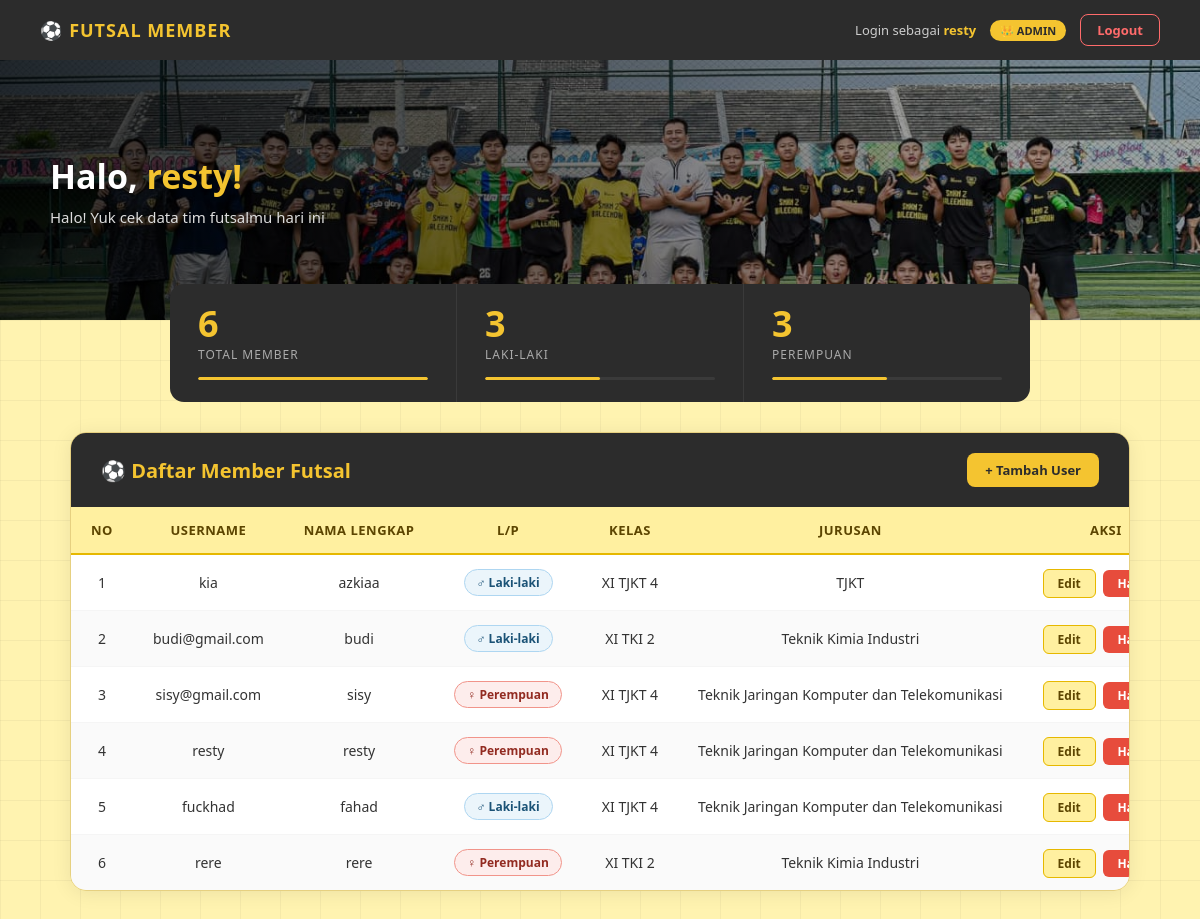
/index.php (signed in), run on the app's committed database.
### tables this page shows
CREATE TABLE `users` (
  `id` int(11) NOT NULL,
  `username_email` varchar(100) NOT NULL,
  `password` varchar(255) NOT NULL,
  `Nama` varchar(100) NOT NULL,
  `jenis_kelamin` varchar(20) NOT NULL,
  `kelas` varchar(20) NOT NULL,
  `jurusan` varchar(100) NOT NULL,
  `level` varchar(20) NOT NULL
);

### index.php (the view, shortened to what this page needs)
<?php
include 'koneksi.php';
$result = mysqli_query($koneksi, "SELECT * FROM users");
$total = mysqli_num_rows($result);
$result_laki = mysqli_query($koneksi, "SELECT * FROM users WHERE jenis_kelamin='Laki-laki'");
$total_laki = mysqli_num_rows($result_laki);
$result_perempuan = mysqli_query($koneksi, "SELECT * FROM users WHERE jenis_kelamin='Perempuan'");
$total_perempuan = mysqli_num_rows($result_perempuan);
?>
<!DOCTYPE html>
<html>
<head>
</head>
<body>
<div class="topnav">
    <div class="topnav-brand">⚽ FUTSAL MEMBER</div>
    <div class="topnav-right">
        <div class="nav-user">Login sebagai <strong><?= $_SESSION['username']; ?></strong></div>
        <?php if($_SESSION['level'] == 'admin'): ?>
            <span class="nav-badge">👑 ADMIN</span>
        <?php endif; ?>
        <a href="logout.php" class="nav-logout" onclick="return confirm('Yakin mau keluar?')">Logout</a>
    </div>
</div>
<div class="hero">
    <img src="futsal_2.jpg" alt="Futsal Banner">
    <div class="hero-overlay"></div>
    <div class="hero-text">
        <h1>Halo, <span><?= $_SESSION['username']; ?>!</span></h1>
        <p>Halo! Yuk cek data tim futsalmu hari ini</p>
    </div>
</div>
<div class="stats-wrap">
    <div class="stat-card">
        <div class="num"><?= $total; ?></div>
        <div class="lbl">Total Member</div>
        <div class="bar"><div class="bar-fill" style="width:100%"></div></div>
    </div>
    <div class="stat-card">
        <div class="num"><?= $total_laki; ?></div>
        <div class="lbl">Laki-laki</div>
        <div class="bar"><div class="bar-fill" style="width:<?= $total > 0 ? round($total_laki/$total*100) : 0 ?>%"></div></div>
    </div>
    <div class="stat-card">
        <div class="num"><?= $total_perempuan; ?></div>
        <div class="lbl">Perempuan</div>
        <div class="bar"><div class="bar-fill" style="width:<?= $total > 0 ? round($total_perempuan/$total*100) : 0 ?>%"></div></div>
    </div>
</div>
<div class="main">
    <div class="card">
        <div class="card-header">
            <h2>⚽ Daftar Member Futsal</h2>
            <?php if($_SESSION['level'] == "admin") : ?>
                <a href="register.php" class="btn-tambah">+ Tambah User</a>
            <?php endif; ?>
        </div>
        <table>
            <thead>
                <tr>
                    <th>No</th>
                    <th>Username</th>
                    <th>Nama Lengkap</th>
                    <th>L/P</th>
                    <th>Kelas</th>
                    <th>Jurusan</th>
                    <?php if($_SESSION['level'] == "admin") : ?>
                    <th>Aksi</th>
                    <?php endif; ?>
                </tr>
            </thead>
            <tbody>
            <?php
            $no = 1;
            while($row = mysqli_fetch_assoc($result)) { ?>
            <tr>
                <td><?= $no++; ?></td>
                <td><?= $row['username_email']; ?></td>
                <td><?= $row['Nama']; ?></td>
                <td>
                    <?php if($row['jenis_kelamin'] == 'Laki-laki'): ?>
                        <span class="badge-laki">♂ Laki-laki</span>
                    <?php else: ?>
                        <span class="badge-perempuan">♀ Perempuan</span>
                    <?php endif; ?>
                </td>
                <td><?= $row['kelas']; ?></td>
                <td><?= $row['jurusan']; ?></td>
                <?php if($_SESSION['level'] == "admin") : ?>
                <td>
                    <a href="edit.php?id=<?= $row['id']; ?>" class="btn-edit">Edit</a>
                    <a href="hapus.php?id=<?= $row['id']; ?>" class="btn-hapus" onclick="return confirm('Yakin hapus?')">Hapus</a>
                </td>
                <?php endif; ?>
            </tr>
            <?php } ?>
            </tbody>
        </table>
    </div>
</div>
</body>
</html>

### index.php (style rules this page uses)
* { box-sizing: border-box; margin: 0; padding: 0; }
body { background-color: #FFF3B0; background-image: linear-gradient(rgba(0,0,0,0.04) 1px, transparent 1px), linear-gradient(90deg, rgba(0,0,0,0.04) 1px, transparent 1px); background-size: 40px 40px; font-family: 'Segoe UI', sans-serif; min-height: 100vh; }
.topnav { background: #2C2C2C; padding: 14px 40px; display: flex; align-items: center; justify-content: space-between; }
.topnav-brand { color: #F4C430; font-size: 18px; font-weight: 800; letter-spacing: 1px; }
.topnav-right { display: flex; align-items: center; gap: 14px; }
.nav-user { color: #ccc; font-size: 13px; }
.nav-user strong { color: #F4C430; }
.nav-badge { background: #F4C430; color: #2C2C2C; font-size: 11px; font-weight: 800; padding: 3px 10px; border-radius: 20px; }
.nav-logout { background: transparent; color: #ff6b6b; border: 1px solid #ff6b6b; padding: 6px 16px; border-radius: 8px; font-size: 13px; font-weight: 600; text-decoration: none; }
.hero { position: relative; height: 260px; overflow: hidden; }
.hero img { width: 100%; height: 100%; object-fit: cover; display: block; }
.hero-overlay { position: absolute; inset: 0; background: linear-gradient(90deg, rgba(0,0,0,0.78) 0%, rgba(0,0,0,0.25) 100%); }
.hero-text { position: absolute; inset: 0; display: flex; flex-direction: column; justify-content: center; padding: 0 50px; }
.hero-text h1 { color: #fff; font-size: 34px; font-weight: 800; margin-bottom: 8px; text-shadow: 0 2px 10px rgba(0,0,0,0.5); }
.hero-text h1 span { color: #F4C430; }
.hero-text p { color: #ddd; font-size: 15px; }
.stats-wrap { display: flex; max-width: 900px; margin: -36px auto 0 auto; position: relative; z-index: 10; padding: 0 20px; }
.stat-card { flex: 1; background: #2C2C2C; color: white; padding: 22px 28px; display: flex; flex-direction: column; gap: 4px; }
.stat-card:first-child { border-radius: 14px 0 0 14px; }
.stat-card:last-child { border-radius: 0 14px 14px 0; }
.stat-card + .stat-card { border-left: 1px solid #3a3a3a; }
.stat-card .num { font-size: 36px; font-weight: 900; color: #F4C430; line-height: 1; }
.stat-card .lbl { font-size: 12px; color: #aaa; text-transform: uppercase; letter-spacing: 1px; }
.stat-card .bar { height: 3px; background: #3a3a3a; border-radius: 2px; margin-top: 10px; overflow: hidden; }
.stat-card .bar-fill { height: 100%; background: #F4C430; border-radius: 2px; }
.main { max-width: 1100px; margin: 30px auto 50px auto; padding: 0 20px; }
.card { background: white; border-radius: 16px; box-shadow: 0 2px 20px rgba(0,0,0,0.08); overflow-x: auto; border: 1px solid #E6D080; }
.card-header { background: #2C2C2C; padding: 20px 30px; display: flex; align-items: center; justify-content: space-between; }
.card-header h2 { color: #F4C430; font-size: 20px; font-weight: 800; }
.btn-tambah { background: #F4C430; color: #2C2C2C; padding: 8px 18px; border-radius: 8px; font-weight: 700; font-size: 13px; text-decoration: none; }
table { width: 100%; border-collapse: collapse; font-size: 14px; min-width: 750px; }
thead tr { background: #FFF0A0; }
thead th { padding: 14px 20px; color: #5C4500; font-weight: 700; text-align: center; font-size: 13px; text-transform: uppercase; letter-spacing: 0.5px; border-bottom: 2px solid #E6B800; white-space: nowrap; }
tbody td { padding: 14px 20px; text-align: center; color: #333; border-bottom: 1px solid #f5f5f5; white-space: nowrap; }
tbody tr:last-child td { border-bottom: none; }
tbody tr:nth-child(even) td { background: #fafafa; }
.badge-laki { background: #EBF5FB; color: #1a5276; padding: 4px 12px; border-radius: 20px; font-size: 12px; font-weight: 700; border: 1px solid #AED6F1; white-space: nowrap; display: inline-block; }
.badge-perempuan { background: #FDEDEC; color: #922b21; padding: 4px 12px; border-radius: 20px; font-size: 12px; font-weight: 700; border: 1px solid #F1948A; white-space: nowrap; display: inline-block; }
.btn-edit { background: #FFF0A0; color: #5C4500; padding: 5px 14px; border-radius: 6px; font-size: 12px; font-weight: 700; text-decoration: none; margin-right: 4px; border: 1px solid #E6B800; white-space: nowrap; }
.btn-hapus { background: #E74C3C; color: white; padding: 5px 14px; border-radius: 6px; font-size: 12px; font-weight: 700; text-decoration: none; white-space: nowrap; }

### data on the page
users: username_email "kia", Nama "azkiaa", jenis_kelamin "♂ Laki-laki", kelas "XI TJKT 4", jurusan "TJKT"
users: username_email "budi@gmail.com", Nama "budi", jenis_kelamin "♂ Laki-laki", kelas "XI TKI 2", jurusan "Teknik Kimia Industri"
users: username_email "sisy@gmail.com", Nama "sisy", jenis_kelamin "♀ Perempuan", kelas "XI TJKT 4", jurusan "Teknik Jaringan Komputer dan Telekomunikasi"
users: username_email "resty", Nama "resty", jenis_kelamin "♀ Perempuan", kelas "XI TJKT 4", jurusan "Teknik Jaringan Komputer dan Telekomunikasi"
users: username_email "fuckhad", Nama "fahad", jenis_kelamin "♂ Laki-laki", kelas "XI TJKT 4", jurusan "Teknik Jaringan Komputer dan Telekomunikasi"
users: username_email "rere", Nama "rere", jenis_kelamin "♀ Perempuan", kelas "XI TKI 2", jurusan "Teknik Kimia Industri"

### other printed values
$_SESSION['username'] "resty"
$total "6"
$total_laki "3"
$total_perempuan "3"
